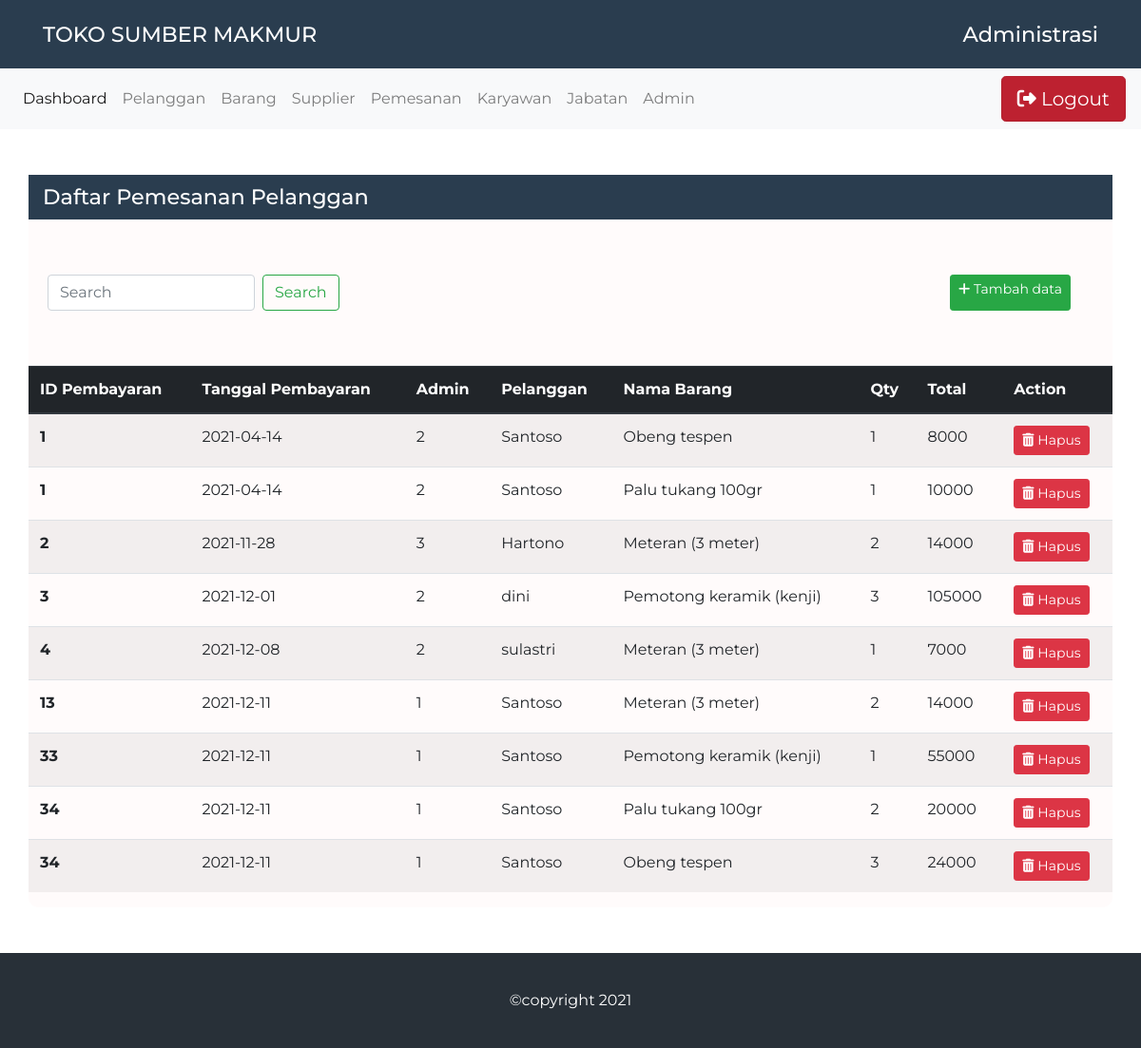
The app's page /public/pemesanan (signed in) with its own data.
### tables this page shows
CREATE TABLE `pemesanan` (
  `id_pemesanan` int(11) NOT NULL,
  `id_pembayaran` int(11) NOT NULL,
  `id_admin` int(11) NOT NULL,
  `id_pelanggan` int(11) NOT NULL,
  `id_barang` int(11) NOT NULL,
  `qty` int(2) NOT NULL,
  `total` int(10) NOT NULL
);

CREATE TABLE `pembayaran` (
  `id_pembayaran` int(11) NOT NULL,
  `tanggal_pembayaran` date DEFAULT NULL
);

CREATE TABLE `pelanggan` (
  `id_pelanggan` int(11) NOT NULL,
  `nama_pelanggan` varchar(100) DEFAULT NULL,
  `alamat_pelanggan` text DEFAULT NULL,
  `nomor_hp_pelanggan` varchar(15) DEFAULT NULL
);

CREATE TABLE `barang` (
  `id_barang` int(11) NOT NULL,
  `id_supplier` int(11) NOT NULL,
  `nama_barang` varchar(100) DEFAULT NULL,
  `harga_barang` int(8) NOT NULL,
  `stok_barang` int(4) NOT NULL
);

### app/core/Controller.php (called while the page is built, shortened)
<?php
class Controller{
    public function view($view,$data = []){
        require_once "../app/views/" . $view .".php";
    }
    public function model($model){
        return new $model;
    }
}

### app/controllers/Pemesanan.php (called while the page is built, shortened)
<?php
class Pemesanan extends Controller
{
    public function index()
    {
        $data["judul"] = "Data Pemesanan";
        $data["daftar"] = "Daftar Pemesanan Pelanggan";
        $data["pemesanan"] = $this->model("pemesanan_model")->getDataPemesanan();
        $this->view("templates/header",$data);
        $this->view("data_toko/pemesanan",$data);
        $this->view("templates/footer");
    }
}

### app/core/App.php (called while the page is built, shortened)
<?php
class App{
    protected $method = "index";
    protected $params = [];
    public function __construct()
    {
        $this->controller = new $this->controller;
        call_user_func_array([$this->controller,$this->method],$this->params);
    }
}

### public/index.php (called while the page is built, shortened)
<?php
$app = new App();

### app/core/Database.php (called while the page is built, shortened)
<?php
class Database{
    private $host = DB_HOST;
    private $user = DB_USER;
    private $pass = DB_PASS;
    private $db_name =  DB_NAME;
    private $dbh;
    private $stmt;
    public function __construct()
    {
        $dsn = "mysql:host=" . $this->host . ";dbname=". $this->db_name;
        $option = [
            PDO::ATTR_PERSISTENT => true,
            PDO::ATTR_ERRMODE => PDO::ERRMODE_EXCEPTION
        ];
        try{
            $this->dbh = new PDO($dsn,$this->user,$this->pass,$option);
        }catch(PDOException $e){
            die($e->getMessage());
        }
    }
    public function query($query){
        $this->stmt = $this->dbh->prepare($query);
    }
    public function execute(){
        $this->stmt->execute();
    }
    public function resultSet(){
        $this->execute();
        return $this->stmt->fetchAll(PDO::FETCH_ASSOC);
    }
}

### app/models/Pemesanan_model.php (called while the page is built, shortened)
<?php
class Pemesanan_model{
    private $db;
    public function __construct()
    {
        $this->db = new Database;
    }
    public function getDataPemesanan()
    {
        $this->db->query("SELECT
                            id_pemesanan,
                            p.id_pembayaran AS id_pembayaran,
                            tanggal_pembayaran,
                            id_admin,
                            nama_pelanggan,
                            nama_barang,
                            p.qty AS qty,
                            p.total AS total
                        FROM pemesanan AS p
                        JOIN barang AS b
                            ON b.id_barang = p.id_barang
                        JOIN pelanggan
                            ON pelanggan.id_pelanggan = p.id_pelanggan
                        JOIN pembayaran
                            ON pembayaran.id_pembayaran = p.id_pembayaran");
        $this->db->execute();
        return $this->db->resultSet();
    }
}

### app/views/data_toko/pemesanan.php (the view, shortened to what this page needs)
<section>
      <div class="container data mt-5">
        <h2><?= $data["daftar"]?></h2>
        <div class="button mr-4 mt-5">
          <form class="form-inline" action="<?= BASEURL ?>/pemesanan/cari" method="POST">
            <input name="cari" class="form-control mr-sm-2" type="text" placeholder="Search" />
            <button class="btn btn-outline-success my-2 my-sm-0" type="submit">Search</button>
          </form>
          <a href="<?= BASEURL ?>/pemesanan/tambah" class="btn btn-success btn-sm tombol-tambah-pemesanan"><i class="fas fa-plus"></i> Tambah data</a>
        </div>
        <div class="table-container mt-5"><table class="table table-striped">
    <thead class="thead-dark">
        <tr>
        <th scope="col">ID Pembayaran</th>
        <th scope="col">Tanggal Pembayaran</th>
        <th scope="col">Admin</th>
        <th scope="col">Pelanggan</th>
        <th scope="col">Nama Barang</th>
        <th scope="col">Qty</th>
        <th scope="col">Total</th>
        <th scope="col">Action</th>
        </tr>
    </thead>
    <tbody>
        <?php foreach($data["pemesanan"] as $pemesanan): ?>
            <tr>
                <th scope="row"><?= $pemesanan["id_pembayaran"] ?></th>
                <td><?= $pemesanan["tanggal_pembayaran"] ?></td>
                <td><?= $pemesanan["id_admin"] ?></td>
                <td><?= $pemesanan["nama_pelanggan"] ?></td>
                <td><?= $pemesanan["nama_barang"] ?></td>
                <td><?= $pemesanan["qty"] ?></td>
                <td><?= $pemesanan["total"] ?></td>
                <td>
                  <a href="<?= BASEURL ?>/pemesanan/hapus/<?= $pemesanan["id_pemesanan"] ?>" class="btn btn-danger btn-sm tombol-hapus"><i class="fas fa-trash-alt"></i> Hapus</a>
                </td>
            </tr>
        <?php endforeach;?>
    </tbody>
</table>
</div>
      </div>
    </section>

### app/views/templates/header.php (shortened to what this page needs)
<!DOCTYPE html>
<html lang="en">
  <head>
    <link rel="stylesheet" href="<?=BASEURL ?>/css/bootstrap.min.css" />
    <link rel="stylesheet" href="<?=BASEURL ?>/css/style.css" />
  </head>
  <body>
    <header>
      <div class="logo">
        <div class="container">
          <h1>TOKO SUMBER MAKMUR</h1>
          <h1>Administrasi</h1>
        </div>
      </div>
      <nav class="navbar navbar-expand-lg navbar-light bg-light">
        <div class="collapse navbar-collapse" id="navbarNav">
          <ul class="navbar-nav mr-auto">
            <li class="nav-item active">
              <a class="nav-link" href="<?=BASEURL ?>/dashboard">Dashboard <span class="sr-only">(current)</span></a>
            </li>
            <li class="nav-item">
              <a class="nav-link" href="<?=BASEURL ?>/pelanggan">Pelanggan</a>
            </li>
            <li class="nav-item">
              <a class="nav-link" href="<?=BASEURL ?>/barang">Barang</a>
            </li>
            <li class="nav-item">
              <a class="nav-link" href="<?=BASEURL ?>/supplier">Supplier</a>
            </li>
            <li class="nav-item">
              <a class="nav-link" href="<?=BASEURL ?>/pemesanan">Pemesanan</a>
            </li>
            <li class="nav-item">
              <a class="nav-link" href="<?=BASEURL ?>/karyawan">Karyawan</a>
            </li>
            <li class="nav-item">
              <a class="nav-link" href="<?=BASEURL ?>/jabatan">Jabatan</a>
            </li>
            <li class="nav-item">
              <a class="nav-link" href="<?=BASEURL ?>/admin">Admin</a>
            </li>
          </ul>
          <a href="<?= BASEURL ?>/login/logout" class="btn btn-danger btn-lg active" role="button" aria-pressed="true"><i class="fas fa-sign-out-alt"></i> Logout</a>
        </div>
      </nav>
    </header>

### app/views/templates/footer.php (shortened to what this page needs)
    <footer class="mt-5">
        <span>&copy;copyright 2021</span>
    </footer>
  </body>
</html>

### public/css/style.css (style rules this page uses)
* { font-family: "Montserrat", sans-serif; }
header .logo { background: #2a3d4f; color: #fff; height: 72px; }
header .container { display: flex; justify-content: space-between; }
header .logo h1 { font-size: 1.4rem; font-weight: 500; line-height: 72px; }
footer { text-align: center; height: 100px; color: #fff; background-color: #283038; display: flex; justify-content: center; align-items: center; }
.data { background-color: #fffbfb; min-height: 80vh; padding: 0; border-radius: 10px; }
.data h2 { background-color: #2a3d4f; color: #fff; font-size: 1.4em; padding: 10px 15px; }
.data .button { display: flex; justify-content: space-between; padding: 10px 20px; }
.data .table-container { overflow: auto; }
.data .table-container table { min-width: 1000px; }

### records on screen
pemesanan: id_pembayaran "1", id_pembayaran.tanggal_pembayaran "2021-04-14", id_admin "2", id_pelanggan.nama_pelanggan "Santoso", id_barang.nama_barang "Obeng tespen", qty "1", total "8000"
pemesanan: id_pembayaran "1", id_pembayaran.tanggal_pembayaran "2021-04-14", id_admin "2", id_pelanggan.nama_pelanggan "Santoso", id_barang.nama_barang "Palu tukang 100gr", qty "1", total "10000"
pemesanan: id_pembayaran "2", id_pembayaran.tanggal_pembayaran "2021-11-28", id_admin "3", id_pelanggan.nama_pelanggan "Hartono", id_barang.nama_barang "Meteran (3 meter)", qty "2", total "14000"
pemesanan: id_pembayaran "3", id_pembayaran.tanggal_pembayaran "2021-12-01", id_admin "2", id_pelanggan.nama_pelanggan "dini", id_barang.nama_barang "Pemotong keramik (kenji)", qty "3", total "105000"
pemesanan: id_pembayaran "4", id_pembayaran.tanggal_pembayaran "2021-12-08", id_admin "2", id_pelanggan.nama_pelanggan "sulastri", id_barang.nama_barang "Meteran (3 meter)", qty "1", total "7000"
pemesanan: id_pembayaran "13", id_pembayaran.tanggal_pembayaran "2021-12-11", id_admin "1", id_pelanggan.nama_pelanggan "Santoso", id_barang.nama_barang "Meteran (3 meter)", qty "2", total "14000"
pemesanan: id_pembayaran "33", id_pembayaran.tanggal_pembayaran "2021-12-11", id_admin "1", id_pelanggan.nama_pelanggan "Santoso", id_barang.nama_barang "Pemotong keramik (kenji)", qty "1", total "55000"
pemesanan: id_pembayaran "34", id_pembayaran.tanggal_pembayaran "2021-12-11", id_admin "1", id_pelanggan.nama_pelanggan "Santoso", id_barang.nama_barang "Palu tukang 100gr", qty "2", total "20000"
pemesanan: id_pembayaran "34", id_pembayaran.tanggal_pembayaran "2021-12-11", id_admin "1", id_pelanggan.nama_pelanggan "Santoso", id_barang.nama_barang "Obeng tespen", qty "3", total "24000"

### other values on screen
$data["daftar"] "Daftar Pemesanan Pelanggan"
